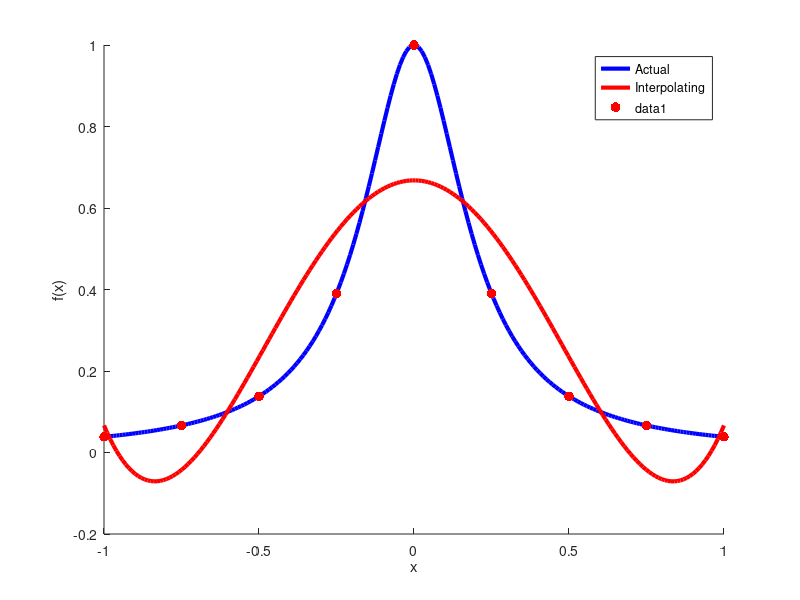

Write MATLAB code to recreate this figure.
function p1

clear all;
close all;

f = @(x) 1 ./ (1 + 25 * x .^ 2);

% Actual curve.
_x = linspace(-1, 1, 200);
_y = f(_x);

% Interpolating points.
x = -1:0.25:1;
y = f(x);

% Fit a polynomial to the interpolating points.
p = polyval(polyfit(x, y, 5), _x);

hold on;
plot(_x, _y, 'b', 'DisplayName', 'Actual', 'LineWidth', 3);
plot(_x,  p, 'r', 'DisplayName', 'Interpolating', 'LineWidth', 3);
scatter(x, y, 50, 'r', 'filled');
legend('show');
xlabel('x');
ylabel('f(x)');

end
